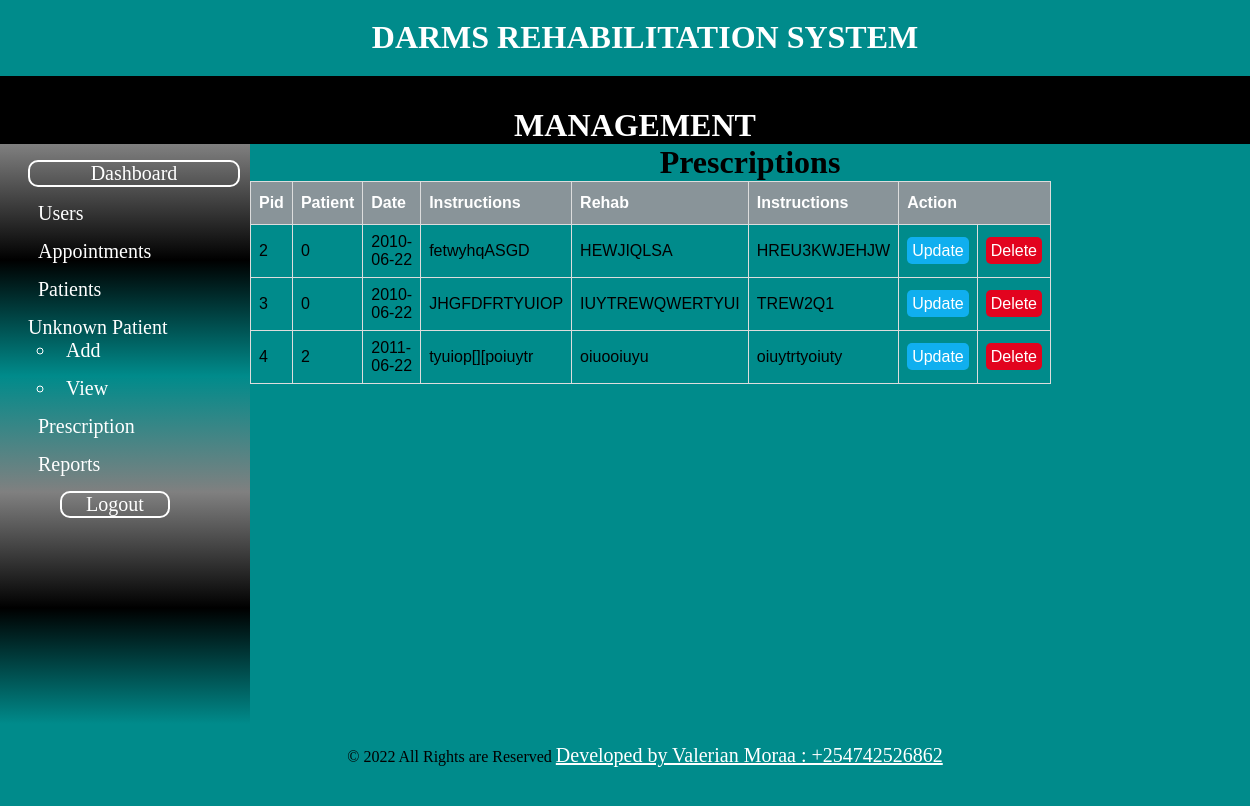
Screenshot of /admin/prescription.php with the database file from the repository.
### tables this page shows
CREATE TABLE `prescription` (
  `pid` int(10) NOT NULL,
  `patient_id` int(10) NOT NULL,
  `pdate` date NOT NULL,
  `diagnosis` varchar(150) NOT NULL,
  `rehab` varchar(150) NOT NULL,
  `instructions` varchar(150) DEFAULT NULL
);

### admin/prescription.php (the view, shortened to what this page needs)
<?php include "includes/header.php"; ?>
<?php include "includes/navigation.php"; ?>
<?php include "includes/sidebar.php"; ?>
<div class="article">
    <h1 id="titleoftable">Prescriptions</h1>
    <table id="patients">
        <thead>
            <th>Pid</th>
            <th>Patient</th>
            <th>Date</th>
            <th>Instructions</th>
            <th>Rehab</th>
            <th>Instructions</th>
            <th colspan="2">Action</th>
        </thead>
        <tbody>
            <?php
            $db = mysqli_connect('localhost', 'Valerian', '#Valeriephyl254', 'darms');
            $query = "SELECT * FROM prescription";
            $select_all_prescriptions = mysqli_query($db, $query);
            while ($row = mysqli_fetch_assoc($select_all_prescriptions)) {
                $prescription_id = $row['pid'];
                $patient_id = $row['patient_id'];
                $pdate = $row['pdate'];
                $diagnosis = $row['diagnosis'];
                $rehab = $row['rehab'];
                $instructions = $row['instructions'];
                echo "<tr>";
                echo "<td>{$prescription_id}</td>";
                echo "<td>{$patient_id}</td>";
                echo "<td>{$pdate}</td>";
                echo "<td>{$diagnosis}</td>";
                echo "<td>{$rehab}</td>";
                echo "<td>{$instructions}</td>";
                echo "<td><a class='edit' href='editpres.php?edit={$patient_id}'>Update</a></td>";
                echo "<td><a class='delete' href='prescription.php?delete={$patient_id}'>Delete</a></td>";
                echo "</tr>";
            }
            ?>
        </tbody>
    </table>
</div>
<?php include "includes/footer.php"; ?>

### admin/includes/header.php (style rules this page uses)
body { border: 0; margin: 0; overflow-x: hidden; background: darkcyan; }
h1 { text-align: center; }
.article { width: 80%; float: left; height: 580px; }

### admin/prescription.php (style rules this page uses)
#titleoftable { text-align: center; margin: auto; }
#patients { font-family: Arial, Helvetica, sans-serif; border-collapse: collapse; width: 70%; }
#patients td, #patients th { border: 1px solid #ddd; padding: 8px; }
#patients th { padding-top: 12px; padding-bottom: 12px; text-align: left; background-color: #899499; color: white; }
.edit { background: #10AFEF; color: #fff; padding: 5px; text-decoration: none; border-radius: 5px; }
.delete { background:#E2031E ; color: #fff; width: 50px; padding: 5px; text-decoration:none ; border-radius: 5px; }

### rows the page displays
prescription: pid "2", patient "0", pdate "2010-06-22", diagnosis "fetwyhqASGD", rehab "HEWJIQLSA", instructions "HREU3KWJEHJW"
prescription: pid "3", patient "0", pdate "2010-06-22", diagnosis "JHGFDFRTYUIOP", rehab "IUYTREWQWERTYUI", instructions "TREW2Q1"
prescription: pid "4", patient "2", pdate "2011-06-22", diagnosis "tyuiop[][poiuytr", rehab "oiuooiuyu", instructions "oiuytrtyoiuty"
